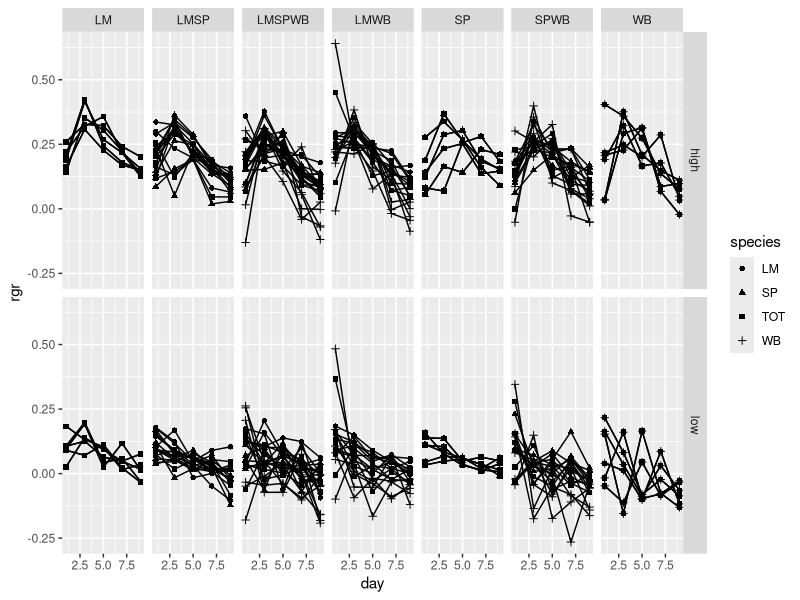
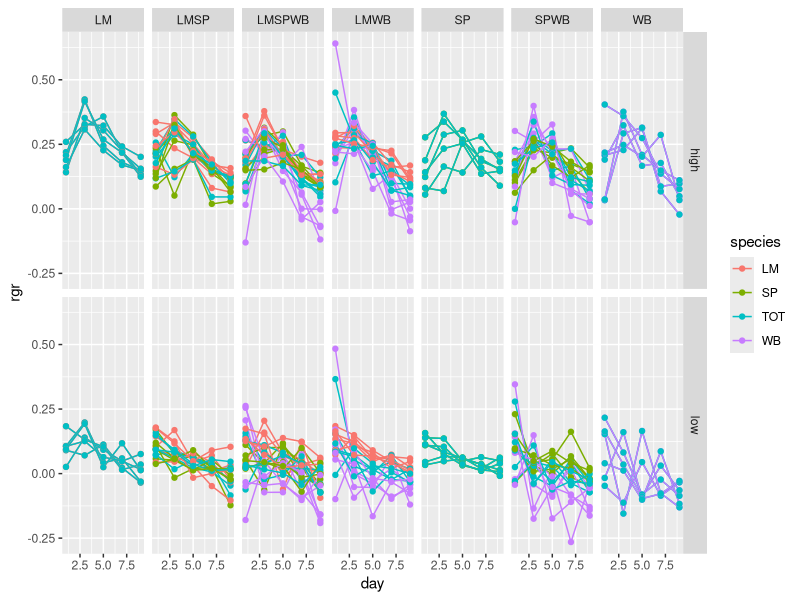
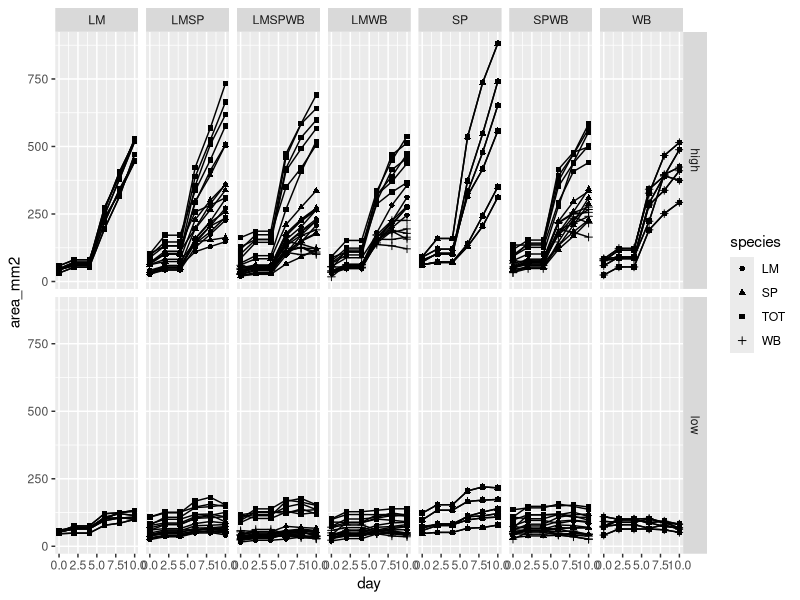
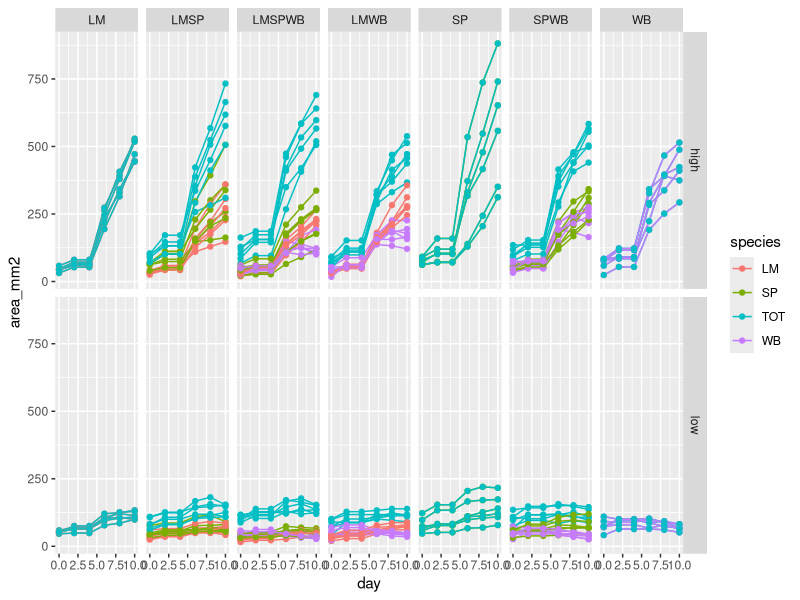
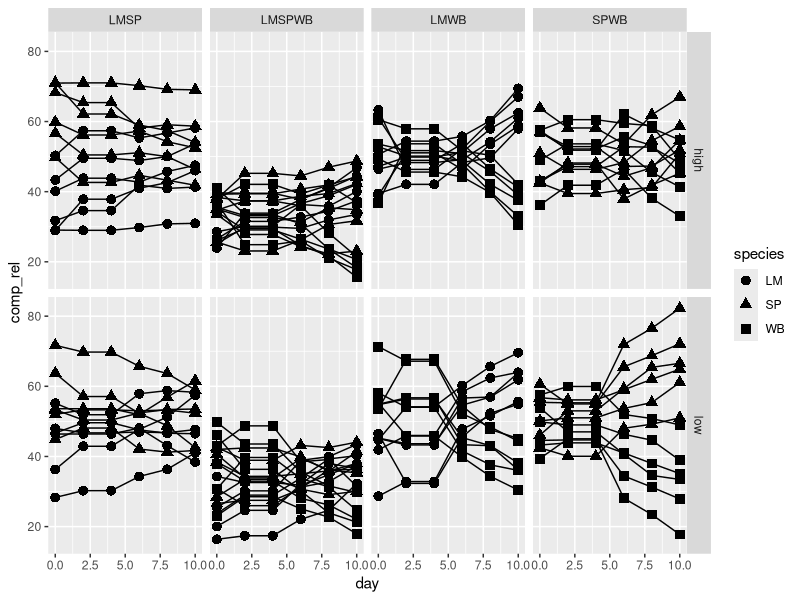
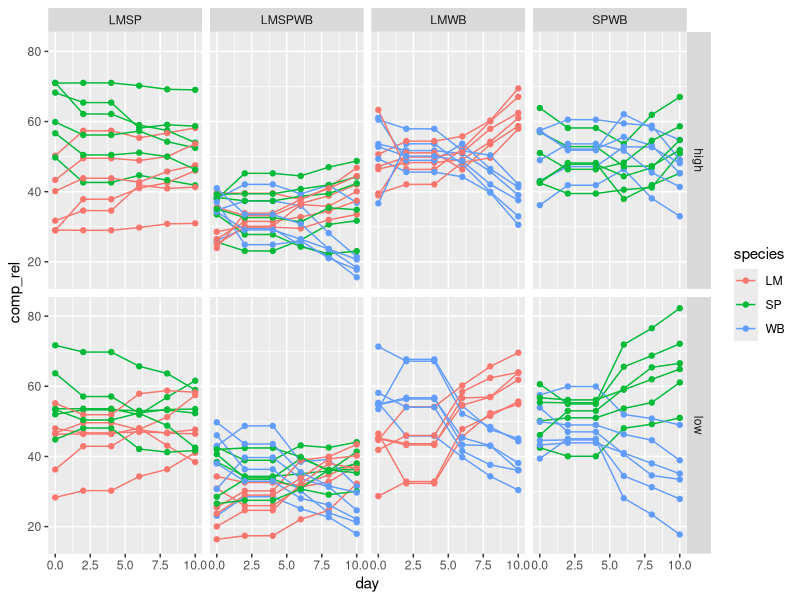
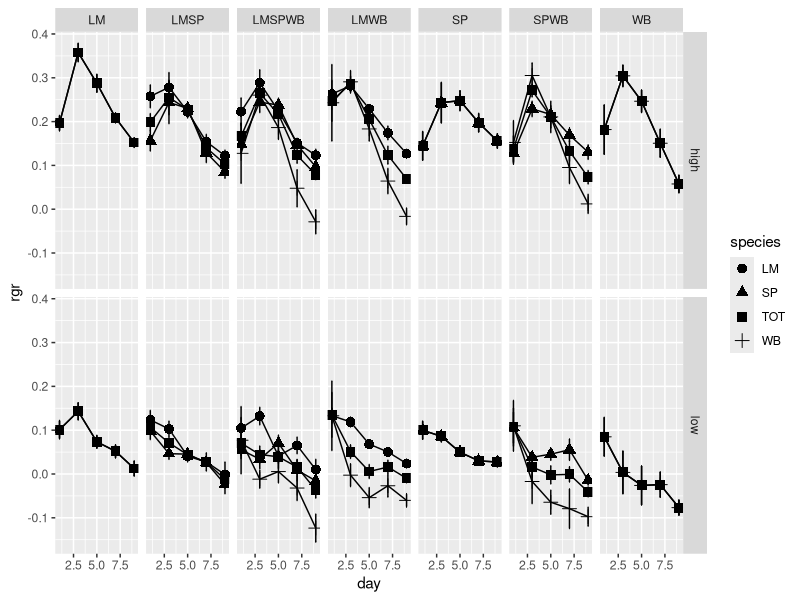
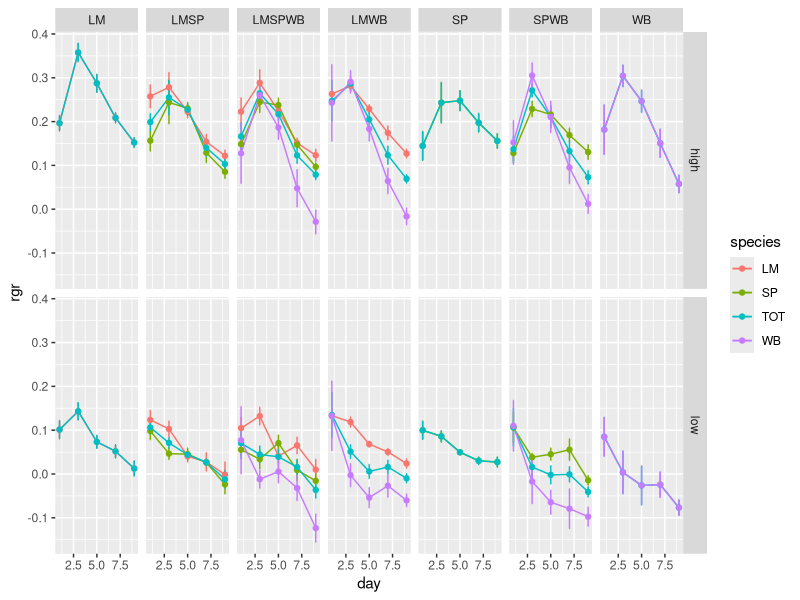

Source code (R) for these figures, in order: (Note: this script raises an error after producing the figures.)
################################################
# Analysis of multispecies duckweed experiment #
################################################
library(ggplot2)
library(plyr)

###################################### 
# Importing & cleaning up data frame #
######################################
# make sure you remove any empty header rows from the .csv file 

data_area <- read.csv("multispecies_area.csv") # import area data 
data_rgr <- read.csv("multispecies_rgr.csv") # import relative growth rate data 

data_area <- data_area[complete.cases(data_area),]
data_rgr <- data_rgr[complete.cases(data_rgr),]

data_area$id2 <- paste(data_area$id,data_area$species,sep="")
data_rgr$id2 <- paste(data_rgr$id,data_rgr$species,sep="")

data_comp_rel <- data_area[,-8]
data_comp_rel <- data_comp_rel[!(data_comp_rel$species == "TOT" | data_comp_rel$treatment=="LM" | data_comp_rel$treatment=="SP" | data_comp_rel$treatment=="WB"),]
data_comp_rel$id2 <- paste(data_comp_rel$id,data_comp_rel$species,sep="")

data_area <- data_area[,-9]

summary(data_area)
summary(data_rgr)
summary(data_comp_rel)

##################################
# Plot raw rgr data through time #
##################################
# black & white 
rgr_plot_raw <- ggplot(data_rgr, aes(x=day,y=rgr,group=id2,shape=species)) + geom_line() + geom_point() 
rgr_plot_raw <- rgr_plot_raw + facet_grid(nutrients ~ treatment)
rgr_plot_raw 

# colour
rgr_plot_raw <- ggplot(data_rgr, aes(x=day,y=rgr,group=id2,colour=species)) + geom_line() + geom_point() 
rgr_plot_raw <- rgr_plot_raw + facet_grid(nutrients ~ treatment)
rgr_plot_raw 

###################################
# Plot raw area data through time #
###################################
# black & white 
area_plot_raw <- ggplot(data_area, aes(x=day,y=area_mm2,group=id2,shape=species)) + geom_line() + geom_point() 
area_plot_raw <- area_plot_raw + facet_grid(nutrients ~ treatment)
area_plot_raw 

# colour
area_plot_raw <- ggplot(data_area, aes(x=day,y=area_mm2,group=id2,colour=species)) + geom_line() + geom_point() 
area_plot_raw <- area_plot_raw + facet_grid(nutrients ~ treatment)
area_plot_raw 

#######################################
# Plot raw % composition through time #
#######################################
# black & white 
comp_rel_plot_raw <- ggplot(data_comp_rel, aes(x=day, y=comp_rel, group=id2, shape=species)) + geom_line() + geom_point(size=3)
comp_rel_plot_raw <- comp_rel_plot_raw + facet_grid(nutrients ~ treatment)
comp_rel_plot_raw

# colour
comp_rel_plot_raw <- ggplot(data_comp_rel, aes(x=day, y=comp_rel, group=id2, colour=species)) + geom_line() + geom_point()
comp_rel_plot_raw <- comp_rel_plot_raw + facet_grid(nutrients ~ treatment)
comp_rel_plot_raw

#######################
# Means and variances #
#######################
summary_data_area <- ddply(data_area, c("nutrients","treatment","species","day"), summarise, 
                           N = length(area_mm2),
                           mean = mean(area_mm2),
                           sd = sd(area_mm2),
                           se = sd / sqrt(N) )

colnames(summary_data_area)[6] <- "area"

summary_data_comp_rel <- ddply(data_comp_rel, c("nutrients","treatment","species","day"), summarise, 
                           N = length(comp_rel),
                           mean = mean(comp_rel),
                           sd = sd(comp_rel),
                           se = sd / sqrt(N) )

colnames(summary_data_comp_rel)[6] <- "comp_rel"


summary_data_rgr <- ddply(data_rgr, c("nutrients","treatment","species","day"), summarise, 
                          N = length(rgr),
                          mean = mean(rgr),
                          sd = sd(rgr),
                          se = sd / sqrt(N) )

colnames(summary_data_rgr)[6] <- "rgr"

summary_data_rgr02 <- ddply(data_rgr, c("nutrients","treatment","species","id2"), summarise, 
                          N = length(rgr),
                          mean = mean(rgr),
                          max = max(rgr),
                          sd = sd(rgr),
                          se = sd / sqrt(N) )

summary_data_rgr02 <- subset(summary_data_rgr02, summary_data_rgr02$species != "TOT")

summary_data_meanrgr <- ddply(summary_data_rgr02, c("nutrients","treatment","species"), summarise,
                            N = length(mean),
                            mean2 = mean(mean),
                            sd = sd(mean),
                            se = sd / sqrt(N) )

colnames(summary_data_meanrgr)[5] <- "average_RGR"


summary_data_maxrgr <- ddply(summary_data_rgr02, c("nutrients","treatment","species"), summarise,
                              N = length(max),
                              max2 = mean(max),
                              sd = sd(max),
                              se = sd / sqrt(N) )

colnames(summary_data_maxrgr)[5] <- "maximum_RGR"


##############################
# Plot mean rgr through time #
##############################
# black & white 
rgr_plot_avg <- ggplot(summary_data_rgr, aes(x=day, y=rgr,shape=species)) + geom_errorbar(aes(ymin=rgr-se, ymax=rgr+se), width=0.1)
rgr_plot_avg <- rgr_plot_avg + geom_line() + geom_point(size=3)
rgr_plot_avg <- rgr_plot_avg + facet_grid(nutrients ~ treatment)
rgr_plot_avg

# colour
rgr_plot_avg <- ggplot(summary_data_rgr, aes(x=day, y=rgr,colour=species)) + geom_errorbar(aes(ymin=rgr-se, ymax=rgr+se), width=0.1)
rgr_plot_avg <- rgr_plot_avg + geom_line() + geom_point()
rgr_plot_avg <- rgr_plot_avg + facet_grid(nutrients ~ treatment)
rgr_plot_avg

###############################
# Plot mean area through time #
###############################
# black & white 
area_plot_avg <- ggplot(summary_data_area, aes(x=day, y=area,shape=species)) + geom_errorbar(aes(ymin=area-se, ymax=area+se), width=0.1)
area_plot_avg <- area_plot_avg + geom_line() + geom_point(size=3)
area_plot_avg <- area_plot_avg + facet_grid(nutrients ~ treatment)
area_plot_avg

# colour
area_plot_avg <- ggplot(summary_data_area, aes(x=day, y=area,fill=species)) + geom_errorbar(aes(ymin=area-se, ymax=area+se), width=0.1)
area_plot_avg <- area_plot_avg + geom_line() + geom_point()
area_plot_avg <- area_plot_avg + facet_grid(nutrients ~ treatment)
area_plot_avg


########################################
# Plot mean % composition through time #
########################################
# black & white 
comp_rel_plot <- ggplot(summary_data_comp_rel, aes(x=day, y=comp_rel, shape=species)) + geom_errorbar(aes(ymin=comp_rel-se, ymax=comp_rel+se), width=0.1)
comp_rel_plot <- comp_rel_plot + geom_line() + geom_point(size=3)
comp_rel_plot <- comp_rel_plot + facet_grid(nutrients ~ treatment)
comp_rel_plot <- comp_rel_plot + ylab("relative % composition")
comp_rel_plot

# colour
comp_rel_plot <- ggplot(summary_data_comp_rel, aes(x=day, y=comp_rel, fill=species)) + geom_errorbar(aes(ymin=comp_rel-se, ymax=comp_rel+se), width=0.1)
comp_rel_plot <- comp_rel_plot + geom_line() + geom_point()
comp_rel_plot <- comp_rel_plot + facet_grid(nutrients ~ treatment)
comp_rel_plot <- comp_rel_plot + ylab("relative % composition")
comp_rel_plot

#################################################################
# Plot average maximum growth rate - by species - by treamtment #
#################################################################
# black & white 
limits <- aes(ymax = maximum_RGR + se, ymin = maximum_RGR - se)
dodge <- position_dodge(width=0.9)
maxrgr_plot <- ggplot(summary_data_maxrgr, aes(x=species, y=maximum_RGR, fill=species)) + geom_bar(position="dodge",stat="identity")
maxrgr_plot <- maxrgr_plot + facet_grid(nutrients ~ treatment)
maxrgr_plot <- maxrgr_plot + geom_bar(position=dodge) + geom_errorbar(limits, position=dodge, width=0.25)
maxrgr_plot <- maxrgr_plot + ylab("maximum RGR")
maxrgr_plot <- maxrgr_plot + scale_fill_grey()
maxrgr_plot

# colour
limits <- aes(ymax = maximum_RGR + se, ymin = maximum_RGR - se)
dodge <- position_dodge(width=0.9)
maxrgr_plot <- ggplot(summary_data_maxrgr, aes(x=species, y=maximum_RGR, fill=species)) + geom_bar(position="dodge",stat="identity")
maxrgr_plot <- maxrgr_plot + facet_grid(nutrients ~ treatment)
maxrgr_plot <- maxrgr_plot + geom_bar(position=dodge) + geom_errorbar(limits, position=dodge, width=0.25)
maxrgr_plot <- maxrgr_plot + ylab("maximum RGR")
maxrgr_plot

################################################################
# Plot average average growth rate - by species - by treatment #
################################################################
# black & white 
limits <- aes(ymax = average_RGR + se, ymin= average_RGR - se)
dodge <- position_dodge(width=0.9)
avgrgr_plot <- ggplot(summary_data_meanrgr, aes(x=species, y=average_RGR, fill=species)) + geom_bar(position="dodge",stat="identity")
avgrgr_plot <- avgrgr_plot + facet_grid(nutrients ~ treatment)
avgrgr_plot <- avgrgr_plot + geom_bar(position=dodge) + geom_errorbar(limits, position=dodge, width=0.25)
avgrgr_plot <- avgrgr_plot + ylab("average RGR")
avgrgr_plot <- avgrgr_plot + scale_fill_grey() 
avgrgr_plot

# colour
limits <- aes(ymax = average_RGR + se, ymin= average_RGR - se)
dodge <- position_dodge(width=0.9)
avgrgr_plot <- ggplot(summary_data_meanrgr, aes(x=species, y=average_RGR, fill=species)) + geom_bar(position="dodge",stat="identity")
avgrgr_plot <- avgrgr_plot + facet_grid(nutrients ~ treatment)
avgrgr_plot <- avgrgr_plot + geom_bar(position=dodge) + geom_errorbar(limits, position=dodge, width=0.25)
avgrgr_plot <- avgrgr_plot + ylab("average RGR")
avgrgr_plot